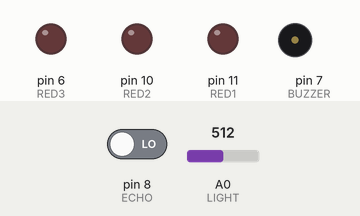
A sketch run on a simulated Arduino Uno, built with avr-gcc and run on an emulated ATmega328P. Shown: output pins drawn as LEDs (lit = HIGH), buzzer (waves = sounding, pin HIGH). Inputs (shaded band) come from the test bench; at power-on: A0 (LIGHT) = 512, pin 8 (ECHO) LOW. Pins used as bus, display or sensor lines are not drawn; what the sketch prints to the serial monitor is not drawn.

Above: at 1.2 s.
1.3 s: A0 (LIGHT) set to 484
At 2.6 s:
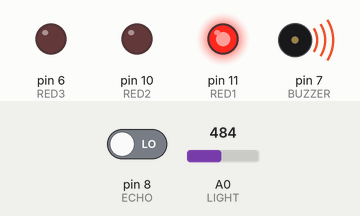
3.8 s: A0 (LIGHT) set to 510
At 8.1 s:
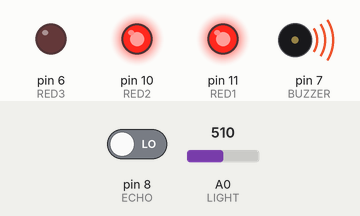
8.4 s: A0 (LIGHT) set to 688
12.7 s: A0 (LIGHT) set to 715
At 14.6 s:
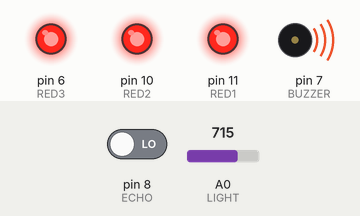
15.3 s: A0 (LIGHT) set to 690
At 18.8 s:
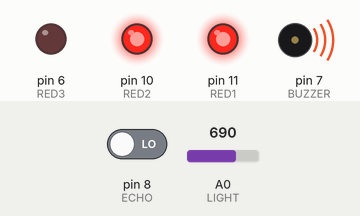
19.9 s: A0 (LIGHT) set to 710
At 24.4 s:
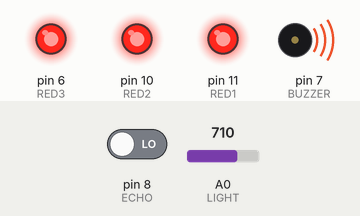
Timing chart, 0 to 25.6 s (numbered marks = the images above; inputs shaded):
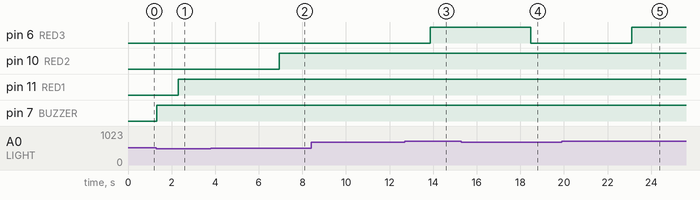

Measured:
- the behaviour switches between 501 and 500 on A0 (LIGHT) (found by bisection; images 0 and 1)
- the behaviour switches between 700 and 701 on A0 (LIGHT) (found by bisection; images 2 and 3)
- after the input at 1.3 s, pin 10 (RED2): stays LOW (without the input it goes to HIGH after 1.0 s)
- after the input at 3.8 s, pin 10 (RED2): LOW → HIGH after 3.1 s
- after the input at 8.4 s, every drawn part: stays the same
- after the input at 12.7 s, pin 6 (RED3): LOW → HIGH after 1.2 s
- after the input at 15.3 s, pin 6 (RED3): HIGH → LOW after 3.2 s
- after the input at 19.9 s, pin 6 (RED3): LOW → HIGH after 3.2 s

The sketch:

walkingHelper_2017110731.ino
```cpp
/*
 * 시각장애인 보행보조기기 (2017110731 김예지)
 */

const int TRIGGER = 9; //9번핀을 사용하는 초음파 센서의 TRIGGER 상수 정의
const int ECHO = 8;    //8번핀을 사용하는 초음파 센서의 ECHO 상수 정의
const int BUZZER = 7;  //7번핀을 사용하는 부저의 BUZZER 상수 정의
const int RED1 = 11;   //11번 핀을 사용하는 RED1 상수 정의(PWM핀과 연결함으로써, 나중 analogWrite를 할 수 있음)
const int RED2 = 10;   //10번 핀을 사용하는 RED2 상수 정의(PWM핀과 연결함으로써, 나중 analogWrite를 할 수 있음)
const int RED3 = 6;    //6번 핀을 사용하는 RED3 상수 정의(PWM핀과 연결함으로써, 나중 analogWrite를 할 수 있음)
const int LIGHT = 0;   //아날로그 입력 0번핀을 사용하는 조도센서 LIGHT 상수 정의

void setup() {
  Serial.begin(9600); //9600 속도로 시리얼 통신 시작

  pinMode(TRIGGER, OUTPUT); //초음파가 나감
  pinMode(ECHO, INPUT);     //어느 물체에 닿았다가 돌아오는 초음파를 받아서 반응
  pinMode(BUZZER, OUTPUT);  //HIGH: 소리가 남, LOW: 소리가 안남

}

void loop() {
  float distance; //시간을 거리로 환산한 값 저장
  unsigned long duration; //pulseIn 이용->초음파가 어떤 물체에 닿았다 돌아오는 시간 저장

  digitalWrite(TRIGGER, HIGH); //초음파를 TRIGGER을 통해 보냄
  delay(10);
  digitalWrite(TRIGGER, LOW); //초음파 신호를 한번 보낸 후 그만 보냄

  duration = pulseIn(ECHO, HIGH); //물체에 튕겨 돌아오는 시간을 ECHO에서 받음(돌아올 때 HIGH에서 LOW) -> duration 변수에서 HIGH유지 시간 저장

  //거리 = 속력 x 시간 (초음파의 속력은 일상생활에서 보통 340m/s이기 때문에, 여기서도 340m/s로 계산)
  //10000을 나눔으로써 cm로 단위 환산 가능
  //2를 나누는 이유는 초음파가 물체에 갔다가, 물체에서 튕겨 돌아오는 시간 -> 왕복한 값을 반으로 나눠줌
  distance = ((340 * duration) / 10000) / 2;

  Serial.println(distance); //distance를 시리얼 모니터에 출력
  delay(300);

  //부저 울리는 코드
  if(distance <= 80){ //거리값이 80cm 이하면 부저 울림
    digitalWrite(BUZZER, HIGH);
  }
  else{
    digitalWrite(BUZZER, LOW);
  }

  int sensorValue; //밝기 값 변수에 담기
  sensorValue = analogRead(LIGHT); //조도센서로부터 밝기를 읽어옴

  Serial.print("밝기 : ");      //밝기 출력
  Serial.println(sensorValue); //조도센서는 풀다운으로 구성(밝아질수록 큰값 출력)
  delay(1000);                 //변화하는 센서값 볼 수 있도록 딜레이를 줌

  //빛의 양에 따라 LED 개수 다르게 출력
  //어두울수록 더 적은 수의 LED를 출력함(어두울 때는 작은 수의 LED만으로도 보임-피드백 반영)

  if(sensorValue > 700) //밝을수록 더 많은 수의 LED 출력(밝을 때는 주위에 조명 많기 때문에 LED 잘 안보이기 때문)
  {
    analogWrite(RED1, 255);
    analogWrite(RED2, 255);
    analogWrite(RED3, 255);
  }
  else if(sensorValue > 500)
  {
    analogWrite(RED1, 255);
    analogWrite(RED2, 255);
    analogWrite(RED3, 0);
  }
  else //어두울수록 더 적은 수의 LED를 출력함(어두울 때는 적은 수의 LED만으로도 보임)
  {
    analogWrite(RED1, 255);
    analogWrite(RED2, 0);
    analogWrite(RED3, 0);
  }


}
```
